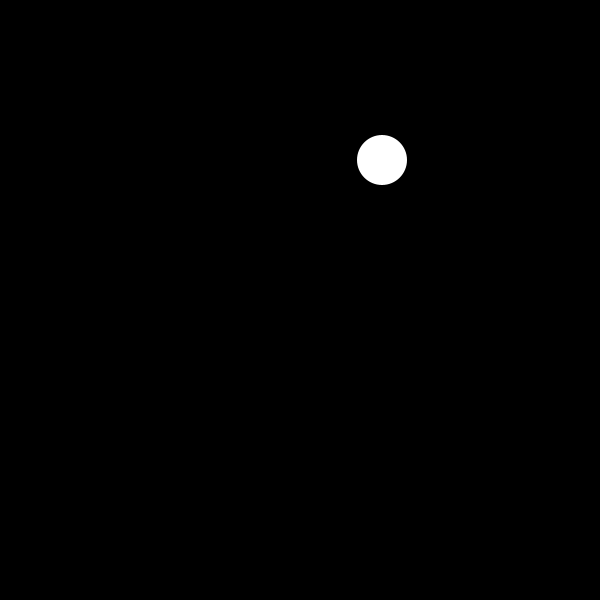
Frame 1 (no input)
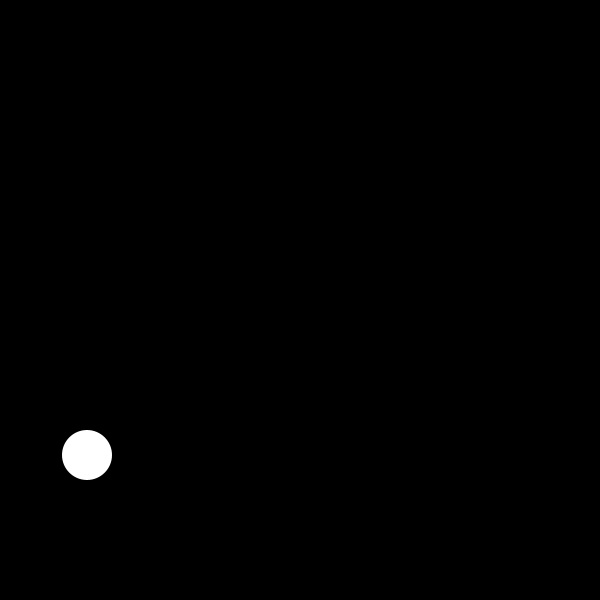
Frame 60 (the mouse pressed at the canvas centre just before this capture)
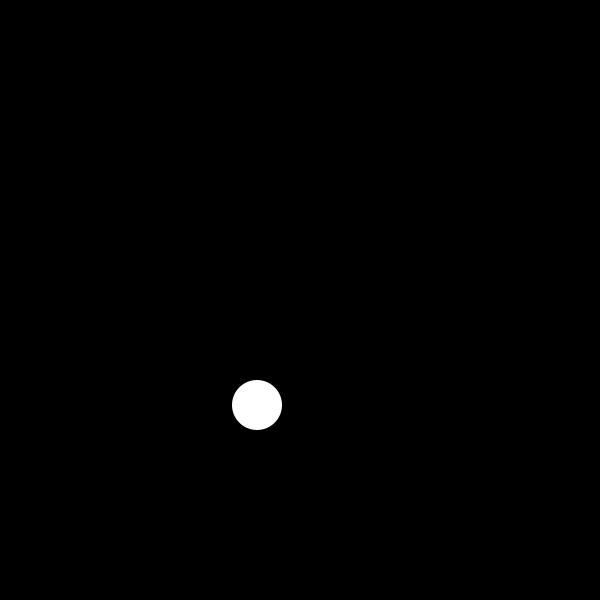
Frame 120 (the mouse held since frame 60 and released just before this capture)

The Processing sketch that drew these frames (run headless with seeded random() and noise(); from frame 60 on, the mouse is pressed at the canvas centre):

// Processing sketch: processing_82400
// ── processing_82400.pde

ball Preston;
void setup()
{
  Preston= new ball();
  size(600, 600);
}
void draw()
{
  background(0);
  Preston.movement();
  Preston.bounce();
  Preston.ball();
}
class ball
{
  int x, y;
  boolean up, right;
  ball()
  {
    x=int(random(600));
    y=int(random(600));
    up=false;
    right=false;
  }
  void movement()
  {
    if (right==true)
    {
      x+=5;
    }
    else
    {
      x-=5;
    }
    if (up==true)
    {
      y-=5;
    }
    else
    {
      y+=5;
    }
  }
  void bounce()
  {
    if (x<25)
    {
      right=true;
    }
    if (x>575)
    {
      right=false;
    }
    if (y<25)
    {
      up=false;
    }
    if (y>575)
    {
      up=true;
    }
  }
  void ball()
  {
    noStroke();
    fill(255, 255, 255);
    ellipse(x, y, 50, 50);
  }
}
